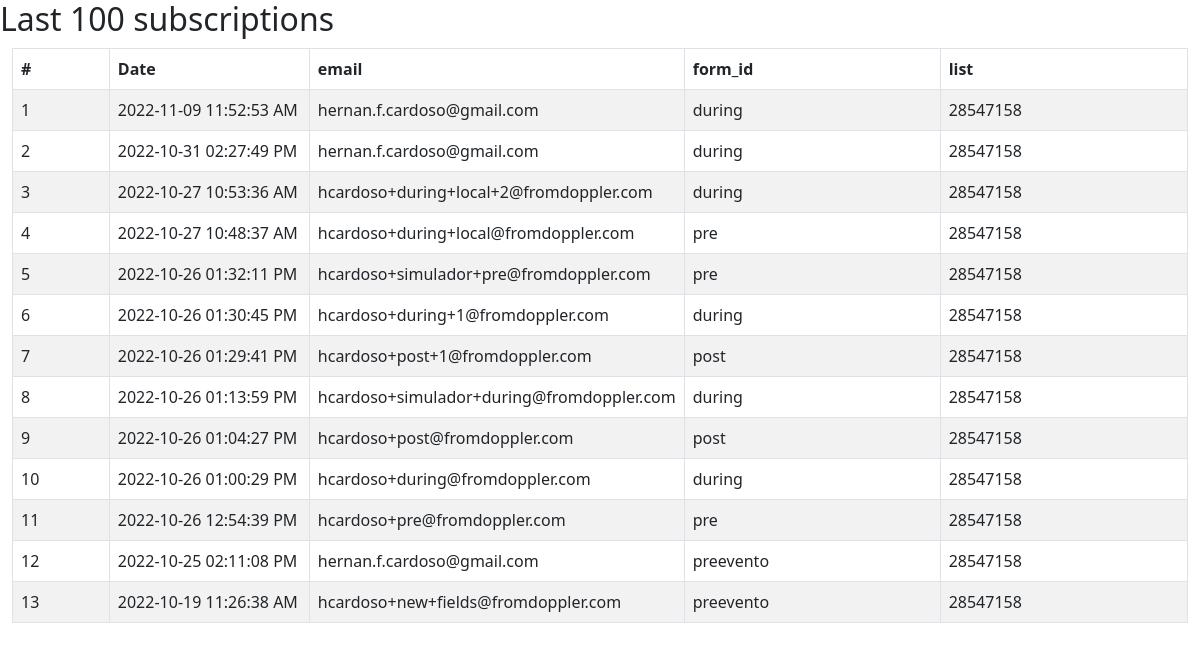
The page /services/getSubscriptionsDoppler.php on the database its author committed.
### tables this page shows
CREATE TABLE `subscriptions_doppler` (
  `id` int NOT NULL,
  `email` varchar(250) NOT NULL,
  `list` varchar(50) NOT NULL,
  `register` varchar(50) NOT NULL,
  `form_id` varchar(50) NOT NULL,
  `firstname` varchar(150) DEFAULT NULL,
  `lastname` varchar(150) DEFAULT NULL,
  `phone` varchar(300) DEFAULT NULL,
  `country` varchar(150) DEFAULT NULL,
  `company` varchar(300) DEFAULT NULL,
  `ip` varchar(150) NOT NULL,
  `country_ip` varchar(150) NOT NULL,
  `privacy` tinyint(1) NOT NULL,
  `promotions` tinyint(1) DEFAULT NULL,
  `source_utm` text,
  `medium_utm` text,
  `campaign_utm` text,
  `content_utm` text,
  `term_utm` text
);

### utils/DB.php (called while the page is built, shortened)
<?php
class DB
{
    protected $connection;
    public $query;
    public function __construct($dbhost, $dbuser, $dbpass, $dbname, $charset = 'utf8')
    {
        $this->connection = new mysqli($dbhost, $dbuser, $dbpass, $dbname);
        $this->connection->set_charset($charset);
    }
    public function query($query)
    {
        if ($this->query = $this->connection->prepare($query)) {
            $this->query->execute();
        } else {
            $this->error('Unable to prepare MySQL statement (check your syntax) - ' . $this->connection->error);
        }
        return $this;
    }
    public function fetchAll($callback = null)
    {
        $params = array();
        $row = array();
        $meta = $this->query->result_metadata();
        while ($field = $meta->fetch_field()) {
            $params[] = &$row[$field->name];
        }
        call_user_func_array(array($this->query, 'bind_result'), $params);
        $result = array();
        while ($this->query->fetch()) {
            $r = array();
            foreach ($row as $key => $val) {
                $r[$key] = $val;
            }
            if ($callback != null && is_callable($callback)) {
                $value = call_user_func($callback, $r);
                if ($value == 'break') break;
            } else {
                $result[] = $r;
            }
        }
        return $result;
    }
    public function getSubscriptionsDoppler()
    {
        $sql = $this->query("SELECT * FROM subscriptions_doppler order by id DESC LIMIT 100");
        $result = $sql->fetchAll();
        return $result;
    }
}

### services/getSubscriptionsDoppler.php (the view, shortened to what this page needs)
<?php
require_once($_SERVER['DOCUMENT_ROOT']  . '/utils/DB.php');
$db = new DB(DB_HOST, DB_USER, DB_PASSWORD, DB_NAME);
$subscriptions = $db->getSubscriptionsDoppler();
?>
<!DOCTYPE html>
<html lang="en">
<head>
    <link href="https://getbootstrap.com/docs/5.0/dist/css/bootstrap.min.css" rel="stylesheet">
</head>
<body>
    <div class="row">
        <h2>Last 100 subscriptions</h2><br /></br>
    </div>
    <div class="container-xxl d-flex align-items-md-center">
        <?php if ($subscriptions) : ?>
            <table class="table table-bordered table-striped">
                <thead>
                    <tr>
                        <th scope="col">#</th>
                        <th scope="col">Date</th>
                        <th scope="col">email</th>
                        <th scope="col">form_id</th>
                        <th scope="col">list</th>
                    </tr>
                </thead>
                <tbody>
                    <?php
                    $count = 1;
                    foreach ($subscriptions as $subs) : ?>
                        <tr>
                            <td><?= $count++ ?></td>
                            <td style="width: 200px;"><?= $subs['register'] ?></td>
                            <td style="width: 300px;"><?= $subs['email'] ?></td>
                            <td><?= $subs['form_id'] ?></td>
                            <td><?= $subs['list'] ?></td>
                        </tr>
                    <?php endforeach ?>
                </tbody>
            </table>
        <?php endif; ?>
    </div>
</body>
</html>

### rows shown on the page
subscriptions_doppler: register "2022-11-09 11:52:53 AM", email "hernan.f.cardoso@gmail.com", form "during", list "28547158"
subscriptions_doppler: register "2022-10-31 02:27:49 PM", email "hernan.f.cardoso@gmail.com", form "during", list "28547158"
subscriptions_doppler: register "2022-10-27 10:53:36 AM", email "hcardoso+during+local+2@fromdoppler.com", form "during", list "28547158"
subscriptions_doppler: register "2022-10-27 10:48:37 AM", email "hcardoso+during+local@fromdoppler.com", form "pre", list "28547158"
subscriptions_doppler: register "2022-10-26 01:32:11 PM", email "hcardoso+simulador+pre@fromdoppler.com", form "pre", list "28547158"
subscriptions_doppler: register "2022-10-26 01:30:45 PM", email "hcardoso+during+1@fromdoppler.com", form "during", list "28547158"
subscriptions_doppler: register "2022-10-26 01:29:41 PM", email "hcardoso+post+1@fromdoppler.com", form "post", list "28547158"
subscriptions_doppler: register "2022-10-26 01:13:59 PM", email "hcardoso+simulador+during@fromdoppler.com", form "during", list "28547158"
subscriptions_doppler: register "2022-10-26 01:04:27 PM", email "hcardoso+post@fromdoppler.com", form "post", list "28547158"
subscriptions_doppler: register "2022-10-26 01:00:29 PM", email "hcardoso+during@fromdoppler.com", form "during", list "28547158"
subscriptions_doppler: register "2022-10-26 12:54:39 PM", email "hcardoso+pre@fromdoppler.com", form "pre", list "28547158"
subscriptions_doppler: register "2022-10-25 02:11:08 PM", email "hernan.f.cardoso@gmail.com", form "preevento", list "28547158"
subscriptions_doppler: register "2022-10-19 11:26:38 AM", email "hcardoso+new+fields@fromdoppler.com", form "preevento", list "28547158"
